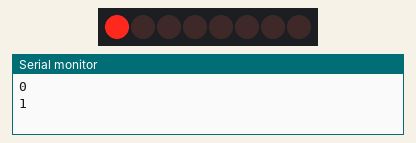
Bench run of a sketch on a simulated Arduino Uno, built with avr-gcc and run on an emulated ATmega328P. On the bench: 8 shift-register outputs drawn as a row of LEDs (first output left, lit = HIGH), the last lines printed to the serial monitor. Wiring (inferred from the names in the program): shift register (74HC595): data pin 2; shift clock pin 4; latch pin 3. Wiring (inferred from the signals the program sends): row of LEDs: on Q0, Q1, Q2, Q3, Q4, Q5, Q6, Q7.

Above: at 0.6 s.
At 5.1 s:
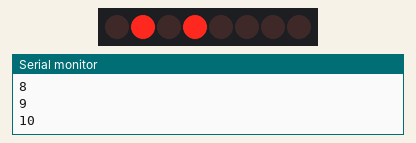
At 10.1 s:
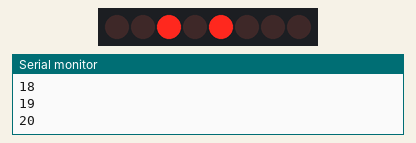
At 19.6 s:
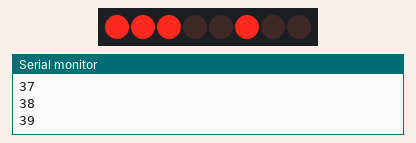
At 29.1 s:
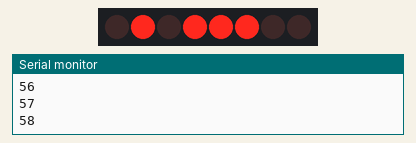
At 39.1 s:
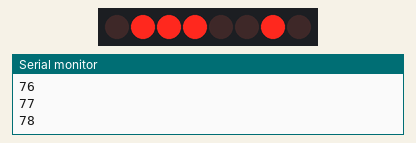
Timing chart, 0 to 40.0 s (numbered marks = the images above):
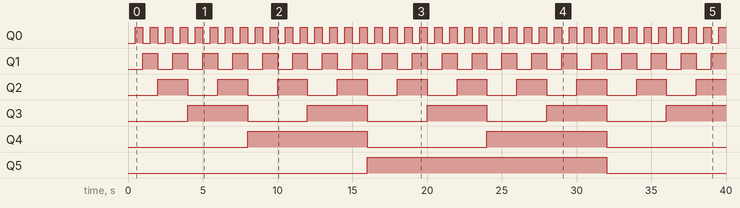

The sketch:

sketch_mar6-03-2024.ino
```cpp
#define LATCH 3
#define dataINPUT 2
#define CLOCK 4

void setup() {
  // put your setup code here, to run once:
  Serial.begin(9600);
  pinMode(LATCH, OUTPUT);
  pinMode(dataINPUT, OUTPUT);
  pinMode(CLOCK, OUTPUT);

}

void loop() {
  // put your main code here, to run repeatedly:
  conteo();
}

void conteo(){
  for (int num = 0; num < 256; num++){
    digitalWrite(LATCH, LOW); // Paramos la salida
    shiftOut(dataINPUT, CLOCK, MSBFIRST, num);
    digitalWrite(LATCH, HIGH);
    Serial.println(num);
    delay(500);
  }


}
```

Measured:
- by itself, Q0: alternates HIGH for 0.50 s and LOW for 0.50 s
- by itself, Q1: alternates HIGH for 1.0 s and LOW for 1.0 s
- by itself, Q2: alternates HIGH for 2.0 s and LOW for 2.0 s
- by itself, Q3: alternates HIGH for 4.0 s and LOW for 4.0 s
- by itself, Q4: alternates HIGH for 8.0 s and LOW for 8.0 s
- by itself, Q5: LOW → HIGH at 16.0 s, → LOW 16.0 s later
